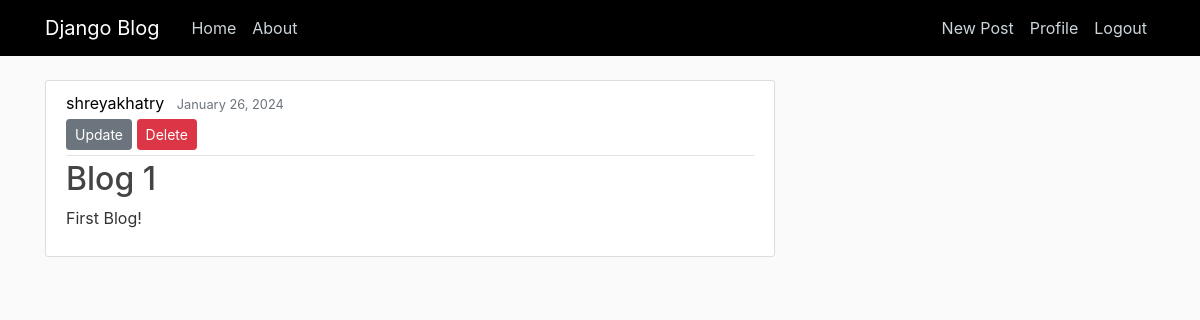
The app's page /post/1/ (signed in) with its own data.
### blog/models.py (models this page shows, shortened)
class Post(models.Model):
    title=models.CharField(max_length=255)
    content=models.TextField()
    date_posted=models.DateTimeField(default=timezone.now)
    author=models.ForeignKey(User,on_delete=models.CASCADE)

### blog/views.py (the view)
# urls.py: path('post/<int:pk>/',PostDetailView.as_view(),name='post-detail'),
class PostDetailView(DetailView):
    model = Post

### blog/templates/blog/post_detail.html
{%extends "blog/base.html" %}
{% block content%}
        <article class="media content-section">
            <div class="media-body">
            <div class="article-metadata">
                <a class="mr-2" href="#" style="color: black;">{{ object.author }}</a>
                <small class="text-muted">{{ object.date_posted|date:"F d, Y"}}</small>
                {% if object.author == user %}
                    <div>
                        <a class="btn btn-secondary btn-sm mt-1 mb-1" href="{% url 'post-update' object.id %}">Update</a>
                        <a class="btn btn-danger btn-sm mt-1 mb-1" href="{% url 'post-delete' object.id %}">Delete</a>
                    </div>
                {% endif %}
            </div>
            <h2><a class="article-title" href="#">{{ object.title }}</a></h2>
            <p class="article-content">{{ object.content }}</p>
            </div>
        </article>
{% endblock content %}

### blog/static/blog/main.css (style rules this page uses)
body { background: #fafafa; color: #333333; margin-top: 5rem; }
h1, h2, h3, h4, h5, h6 { color: #444444; }
.content-section { background: #ffffff; padding: 10px 20px; border: 1px solid #dddddd; border-radius: 3px; margin-bottom: 20px; }
.article-title { color: #444444; }
.article-content { white-space: pre-line; }
.article-metadata { padding-bottom: 1px; margin-bottom: 4px; border-bottom: 1px solid #e3e3e3 }

### records on screen
Post: author "shreyakhatry", date_posted "January 26, 2024", title "Blog 1", content "First Blog!"
